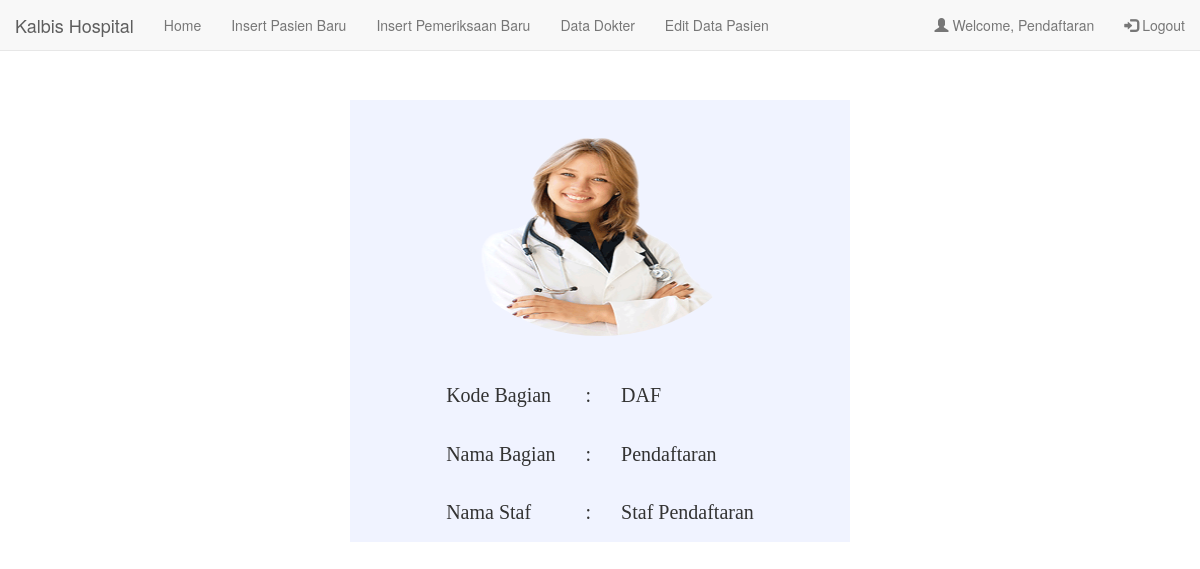
The page /daftar/daftar_profile.php (signed in) on the database its author committed.
### tables this page shows
CREATE TABLE `profil` (
  `kd_bag` char(3) NOT NULL,
  `nama_bag` varchar(15) NOT NULL,
  `nama_staf` varchar(20) NOT NULL
);

### daftar/daftar_profile.php (the view, shortened to what this page needs)
<?php
	$host = "localhost";
	$user = "root";
	$pass = "";
	$dbname = "kalbis_rs";
	$koneksi = mysqli_connect($host, $user, $pass, $dbname);
	$query = "SELECT * FROM profil WHERE kd_bag = 'DAF'";
	$sql2 = mysqli_query($koneksi, $query);
	if(@$_SESSION['pendaftaran'] || @$_SESSION['dokter'] || @$_SESSION['dok001'] || @$_SESSION['dok002'] || @$_SESSION['dok003'] ||
	@$_SESSION['admin'] || @$_SESSION['farmasi'] || @$_SESSION['keuangan']){
?>
<!DOCTYPE html>
<html>
<head>
	<link rel="stylesheet" href="http://maxcdn.bootstrapcdn.com/bootstrap/3.3.6/css/bootstrap.min.css">
</head>
<body>
	<nav class="navbar navbar-default navbar-fixed-top">
		<div class="container-fluid">
			<div class="navbar-header">
			<a class="navbar-brand" href="#">Kalbis Hospital</a>
		</div>
		<ul class="nav navbar-nav">
			<li><a href="daftar_indeks.php">Home</a></li>
			<li><a href="daftar_input_pasien.php">Insert Pasien Baru</a></li>
			<li><a href="daftar_pemeriksaan.php">Insert Pemeriksaan Baru</a></li>
			<li><a href="daftar_data_dokter.php">Data Dokter</a></li>
			<li><a href="daftar_edit_pasien.php">Edit Data Pasien</a></li>
		</ul>
		<ul class="nav navbar-nav navbar-right">
			<li><a href="daftar_profile.php"><span class="glyphicon glyphicon-user"></span> Welcome, Pendaftaran</a></li>
			<li><a href="../logout.php"><span class="glyphicon glyphicon-log-in"></span> Logout</a></li>
		</ul>
	  </div>
	</nav>
	<center>
	<div id="tabel">
		<img src="../gambar/daftar.png" class="img-circle" alt="Cinque Terre" width="304" height="236"/>
		<?php
			while($row = mysqli_fetch_assoc($sql2)){
				$kd = $row['kd_bag'];
				$nama_b = $row['nama_bag'];
				$nama_s = $row['nama_staf'];
			}
		?>
		<table>
			<tr>
				<td>Kode Bagian</td>
				<td>:</td>
				<td><?=$kd?></td>
			</tr>
			<tr>
				<td>Nama Bagian</td>
				<td>:</td>
				<td><?=$nama_b?></td>
			</tr>
			<tr>
				<td>Nama Staf</td>
				<td>:</td>
				<td><?=$nama_s?></td>
			</tr>
		</table>
	</div>
	</center>
</body>
</html>
<?php
	} else {
		header("Location: ../login.php");
	}
?>

### daftar/daftar_profile.php (style rules this page uses)
#tabel { margin: 100px auto; width: 500px; background-color: #F0F3FF; }
#tabel table { margin-top: 30px; }
#tabel table tr td { padding: 15px; font-family: Tahoma; font-size: 20px; }

### rows shown on the page
profil: kd_bag "DAF", nama_bag "Pendaftaran", nama_staf "Staf Pendaftaran"
